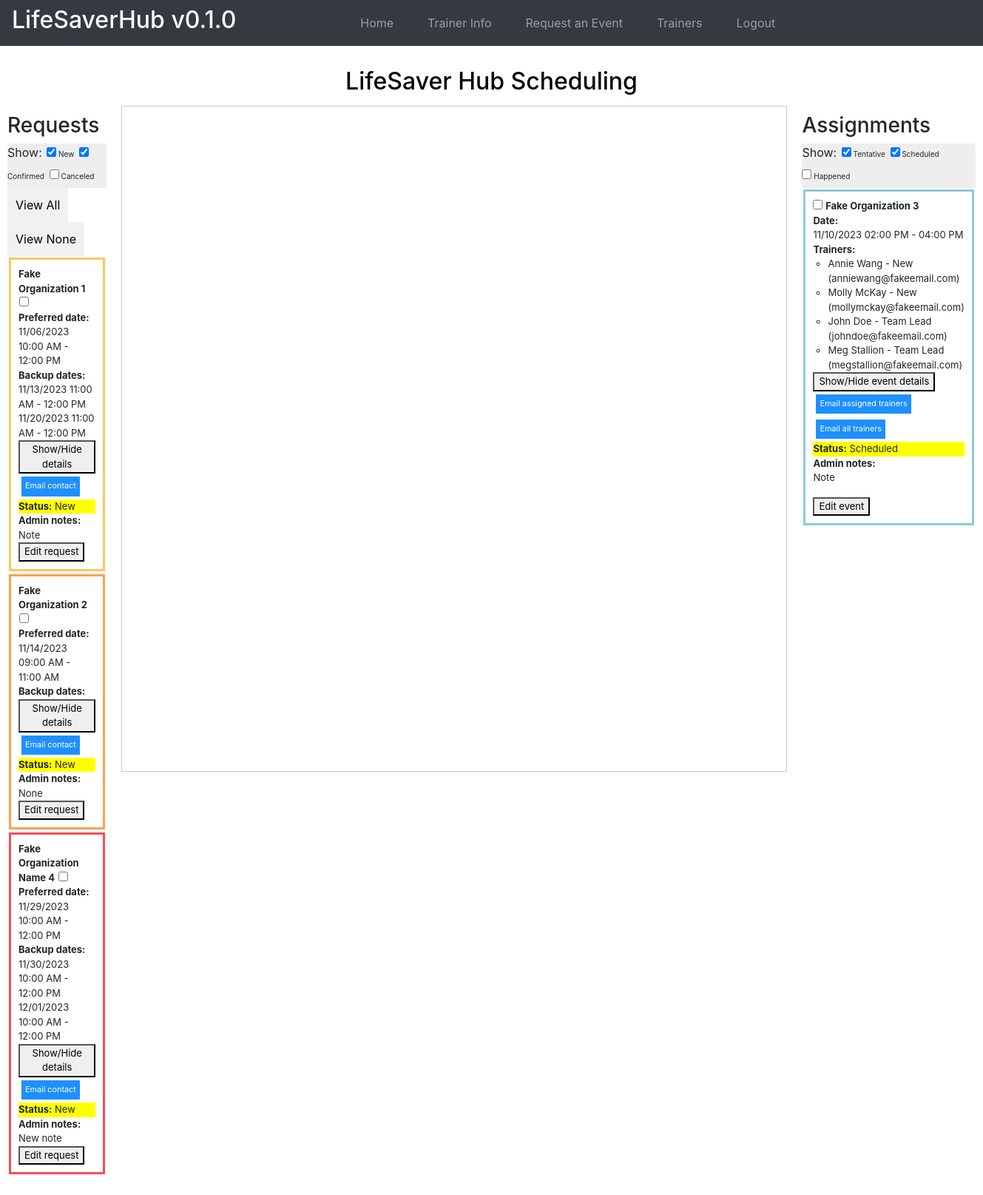
Screenshot of / (signed in) with the database file from the repository.
### website/models.py (models this page shows)
class Event(db.Model):
    id = db.Column(db.Integer, primary_key=True)
    name = db.Column(db.String(50))
    email = db.Column(db.String(50))
    phone = db.Column(db.String(16))
    title = db.Column(db.String(50))
    training_types = db.Column(db.String(500))
    preferred_date = db.relationship('EventDate', secondary=preferred_event_date_association)
    backup_dates = db.relationship('EventDate', secondary=event_date_association)
    mission = db.Column(db.String(500))
    num_learners = db.Column(db.Integer)
    learners = db.Column(db.String(500))
    place = db.Column(db.String(500))
    chairs_tables = db.Column(db.String(300))
    cultural = db.Column(db.String(500))
    content_concerns = db.Column(db.String(500))
    music = db.Column(db.String(300))
    photos = db.Column(db.String(200))
    other_info = db.Column(db.String(1500))
    status = db.Column(db.String(100))
    admin_notes = db.Column(db.String(500))

class EventDate(db.Model):
    id = db.Column(db.Integer, primary_key=True)
    start_date = db.Column(db.DateTime(timezone=True))
    end_date = db.Column(db.DateTime(timezone=True))
    formatted_start_date = db.Column(db.String(100))
    formatted_end_time = db.Column(db.String(100))
    iso_formatted_start_date = db.Column(db.String(100))
    iso_formatted_end_date = db.Column(db.String(100))

class Assignment(db.Model):
    id = db.Column(db.Integer, primary_key=True)
    start_date = db.Column(db.DateTime(timezone=True))
    end_date = db.Column(db.DateTime(timezone=True))
    formatted_start_date = db.Column(db.String(100))
    formatted_end_time = db.Column(db.String(100))
    event_request = db.relationship('Event', secondary=assignment_event_association)
    trainer = db.relationship('Trainer',secondary=assignment_trainer_association,back_populates='events')
    trainer_role = db.Column(db.String(50))

class Trainer(db.Model):
    id = db.Column(db.Integer, primary_key=True)
    name = db.Column(db.String(50))
    nickname = db.Column(db.String(50))
    date_of_birth = db.Column(db.Date)
    pronouns = db.Column(db.String(50))
    race_ethnicity = db.Column(db.String(100))
    how_did_you_hear = db.Column(db.String(200))
    phone = db.Column(db.String(16))
    text_or_call = db.Column(db.String(16))
    email = db.Column(db.String(50))
    education = db.Column(db.String(100))
    lifesaver_skills = db.Column(db.String(500))
    relevant_exp = db.Column(db.String(500))
    heartsaver_interest = db.Column(db.String(4))
    gen_avail = db.Column(db.String(500))
    hrs_per_month = db.Column(db.Integer)
    languages = db.Column(db.String(50))
    other_info = db.Column(db.String(1500))
    documents = db.Column(db.String(256))
    status = db.Column(db.String(100))
    events = db.relationship('Assignment', secondary=assignment_trainer_association)
    admin_notes = db.Column(db.String(1500))

### website/views.py (the view)
@views.route('/', methods=['GET', 'POST'])
@login_required
def home():
    assignments = []
    events = (
        Event.query
        .join(Event.preferred_date).order_by(EventDate.start_date)
    )
    for event in events:
        if event.backup_dates:
            event.backup_dates.sort(key=lambda date: date.start_date)
        assignments.append(Assignment.query
            .join(assignment_event_association)  # Join the association table
            .join(Event)  # Join the Event model
            .join(assignment_trainer_association)
            .join(Trainer)
            .filter(Event.id == event.id)  # Filter by the specific event request
            .options(joinedload(Assignment.trainer))  # Optionally load the associated trainers
            .all())
    trainers = Trainer.query.all()
    '''
    assignments = Assignment.query.options(
        joinedload(Assignment.event_request)).all()
    for trainer in trainers:
        if trainer.gen_avail:
            trainer.gen_avail.sort(key=lambda date: date.start_date)
    '''
    trainers_data = [{'id': trainer.id, 'name': trainer.name,
                      'gen_avail': trainer.gen_avail} for trainer in trainers]
    return render_template("home.html", user=current_user, events=events, trainers=trainers, assignments=assignments, trainers_data=trainers_data, event_colors=event_colors, trainer_colors=trainer_colors)

### website/__init__.py (called while the page is built)
def create_app():
    app = Flask(__name__)
    app.config['SECRET_KEY'] = 'hjshjhdjah kjshkjdhjs'
    app.config['SQLALCHEMY_DATABASE_URI'] = f'sqlite:///{DB_NAME}'
    path = os.getcwd()
    UPLOAD_FOLDER = os.path.join(path, 'doc_uploads')
    if not os.path.isdir(UPLOAD_FOLDER):
        os.mkdir(UPLOAD_FOLDER)
    app.config['UPLOAD_FOLDER'] = UPLOAD_FOLDER
    db.init_app(app)
    from .views import views
    from .auth import auth
    app.register_blueprint(views, url_prefix='/')
    app.register_blueprint(auth, url_prefix='/')
    from .models import User
    with app.app_context():
        db.create_all()
    login_manager = LoginManager()
    login_manager.login_view = 'auth.login'
    login_manager.init_app(app)
    @login_manager.user_loader
    def load_user(id):
        return User.query.get(int(id))
    return app

### website/templates/home.html (shortened to what this page needs)
{% extends "base.html" %} {% block title %}Home{% endblock %} {% block content
%}
<div class="page-title">
  <h2>LifeSaver Hub Scheduling</h2>
</div>
<div class="schedule_container">
  <div class="box">
    <h3>Requests</h3>
    <ul class="filterSection">
      Show:
      <li>
          <input checked="true" type="checkbox" value="New"/>
          <label>New</label>
      </li>
      <li>
          <input checked="true" type="checkbox" value="Confirmed"/>
          <label>Confirmed</label>
      </li>
      <li>
        <input type="checkbox" value="Canceled"/>
        <label>Canceled</label>
      </li>
  </ul>
  <div id="checkAll-uncheckAll">
    <input type= "button" onclick= 'check(".event-checkbox")' value= "View All"/>
    <input type= "button" onclick= 'unCheck(".event-checkbox")' value= "View None"/>
  </div>
    <ul class="list-group list-group-flush" id="itemsToFilter">
      {% for event in events %}
      {% if event.status == "New" or event.status == "Confirmed" or event.status == "Canceled"%}
      <li
        id="event_{{event.id}}"
        class="list-group-item {% if event.status == 'Canceled' %} hideItem {% endif %}"
        data-type="{{event.status}}"
        style="border-width: 3px; {% if event.status != 'Canceled' %}border-color: {{ event_colors[(event.id - 1) % event_colors|length][0] }}; {% endif %}"
      >
        <strong>{{event.title}}</strong>
        <input
          type="checkbox"
          class="event-checkbox"
          event-id = "{{ event.id }}"
          value = "{{event.status}}"
        ><br>
        <strong>Preferred date: </strong></br>{% for preferred_date in event.preferred_date %} {{preferred_date.formatted_start_date}} - {{preferred_date.formatted_end_time}}{% endfor %}<br>
        <strong>Backup dates: </strong></br>{% for date in event.backup_dates %} {{date.formatted_start_date}} - {{date.formatted_end_time}}</br>
          {% endfor %}
        <div class="event-details">
          <button name="details_{{event.id}}"class="show-event-details" onClick="showOrHideDropdown(this.name,'event')">Show/Hide details</button>
        </div>
        <div id="email-requester">
          <form id = "email-requester-form" action="mailto: {{event.email}}?subject=CCAS: Event request confirmation" method="post" enctype="text/plain">
            <input type="submit" class="email" value="Email contact">
            </form>
        </div>
    <div class="update-status" style="background-color: yellow;"><strong>Status:</strong> {{event.status}}</div>
    <strong>Admin notes: </strong>{{event.admin_notes}}<br>
        <button id="{{event.id}}"class="update-event-option" onClick="showOrHideDropdown(this.id,'update_div')">Edit request</button>
      </li>
      {% endif %}
      {% endfor %}
    </ul>
  </div>
  <div id="calendar">
  </div>
  <div class="box">
    <h3>Assignments</h3>
    <ul class="filterSection">
      Show:
        <li>
            <input checked="true" type="checkbox" value="Tentative"/>
            <label>Tentative</label>
        </li>
        <li>
          <input checked="true" type="checkbox" value="Scheduled"/>
          <label>Scheduled</label>
        </li>
        <li>
          <input type="checkbox" value="Happened"/>
          <label>Happened</label>
        </li>
    </ul>
    <ul class="list-group list-group-flush" id="itemsToFilter">
      {% for assignment_table in assignments %}
      {% if assignment_table %}
      {% if assignment_table[0].event_request[0].status != "New" and assignment_table[0].event_request[0].status != "Confirmed" and assignment_table[0].event_request[0].status != "Canceled" %}
      <li
        id="assignment_{{assignment_table[0].event_request[0].id}}"
        class="list-group-item {% if assignment_table[0].event_request[0].status == 'Canceled' or assignment_table[0].event_request[0].status == 'Happened'%} hideItem {% endif %}"
        data-type="{{assignment_table[0].event_request[0].status}}"
        style="border-color: {{ trainer_colors[(assignment_table[0].event_request[0].id - 1) % trainer_colors|length][0] }}; border-width: 3px;"
      >
        <input
          type="checkbox"
          class="assignment-checkbox"
          assignment-id = "{{ assignment_table[0].event_request[0].id }}"
          value = "{{assignment_table[0].event_request[0].status}}"
        >
        <strong>{{assignment_table[0].event_request[0].title}}</strong><br>
        <strong>Date: </strong></br>{{assignment_table[0].formatted_start_date}} - {{assignment_table[0].formatted_end_time}}<br>
        <div> <strong>Trainers: </strong><ul style="padding-left: 20px;">{% for assignment in assignment_table %}<li> {{assignment.trainer[0].nickname}} - {{assignment.trainer_role}} </br> ({{assignment.trainer[0].email}})</li>{% endfor %}</ul></div>
        <div class="assignment-details">
          <button name="detail_{{assignment_table[0].id}}"class="show-event-details" onClick="showOrHideDropdown(this.name,'assignment')">Show/Hide event details</button>
        </div>
        <div id="email-trainers">
          <form id = "email-form" action="mailto:{% for assignment in assignment_table %}{{assignment.trainer[0].email}}{% if not loop.last %},{% endif %}{% endfor %}?subject=CCAS: Are you available to volunteer for this event?" method="post" enctype="text/plain">
            <input type="submit" class="email" value="Email assigned trainers">
            </form>
            <form id = "email-all-form" action="mailto:{% for trainer in trainers %}{{trainer.email}}{% if not loop.last %},{% endif %}{% endfor %}?subject=CCAS: Volunteers needed!" method="post" enctype="text/plain">
              <input type="submit" class="email" value="Email all trainers">
              </form>
        </div>
    <div class="update-status" style="background-color: yellow;"><strong>Status:</strong> {{assignment_table[0].event_request[0].status}}</div>
    <strong>Admin notes:</strong><br>
    <p>{{assignment_table[0].event_request[0].admin_notes}}</p>
        <button class="update-assignment-option" onClick="showEditModalfunction({eventId : {{ assignment_table[0].event_request[0].id }}, title : '{{ assignment_table[0].event_request[0].title }}', learners: {{ assignment_table[0].event_request[0].num_learners }} , startDate : '{{assignment_table[0].start_date }}', endDate :  '{{assignment_table[0].end_date}}' , formatted_start_date : '{{ assignment_table[0].formatted_start_date }}',formatted_end_time : '{{ assignment_table[0].formatted_end_time  }}',eventStatus : '{{ assignment_table[0].event_request[0].status }}',trainers : trainersArray_{{assignment_table[0].event_request[0].id}}})">Edit event</button>
      </li>
      {% endif %}
      {% endif %}
      {% endfor %}
    </ul>
  </div>
</div>
<div>
  <br />
  <br />
</div>
{% endblock %}

### website/templates/base.html (shortened to what this page needs)
<!DOCTYPE html>
<html>
  <head>
    <link
      rel="stylesheet"
      href="https://stackpath.bootstrapcdn.com/bootstrap/4.4.1/css/bootstrap.min.css"
    />
    <link
      rel="stylesheet"
      href="https://stackpath.bootstrapcdn.com/font-awesome/4.7.0/css/font-awesome.min.css"
    />
    <link rel="stylesheet" type="text/css" href="{{url_prefix}}/static/styles/web.css">
  </head>
  <body>
    <nav class="navbar navbar-expand-lg navbar-dark bg-dark">
      <div class="collapse navbar-collapse" id="navbar">
        <h2 class="logo">LifeSaverHub v0.1.0</h2>
        <div class="navbar-nav">
          {% if user.is_authenticated %}
          <a class="nav-item nav-link" id="home" href="/">Home</a>
          <a class="nav-item nav-link" id="trainer_info" href="/trainer_info">Trainer Info</a>
          <a class="nav-item nav-link" id="trainee" href="/trainee">Request an Event</a>
          <a class="nav-item nav-link" id="trainer" href="/trainer">Trainers</a>
          <a class="nav-item nav-link" id="logout" href="/logout">Logout</a>
          {% else %}
          <a class="nav-item nav-link" id="login" href="/login">Login</a>
          <a class="nav-item nav-link" id="signUp" href="/sign-up">Sign Up</a>
          {% endif %}
        </div>
      </div>
    </nav>
    <div class="container">{% block content %} {% endblock %}</div>
  </body>
</html>

### website/static/styles/web.css (style rules this page uses)
.logo { color: white; display: inline-block; margin-right: 5em; }
.navbar-nav a { margin-right: 30px; }
.schedule_container { display: grid; grid-template-columns: 1fr 3fr 1fr; gap: 10px; width: 100%; box-sizing: border-box; }
#calendar { width: 900px; height: 900px; border: 1px solid #ccc; }
.container { padding: 0px !important; box-sizing: border-box !important; width: 100% !important; justify-content: center !important; align-items: center !important; max-width: none !important; }
.page-title { display: flex; align-items: center; justify-content: center; color: black; padding: 5px; }
.list-group-item { margin: 2px !important; padding: 10px !important; font-size: small; }
body { margin: 0; justify-content: center; align-items: center; }
.box { padding: 10px; }
.email { font-size:smaller; padding: 4px; margin: 4px; }
.filterSection li { list-style: none; margin: 0px; padding: 2px; font-size:10px; display: inline; }
.filterSection { margin: 0px; padding: 0px; background-color: #EEEEEE; }
.event-checkbox { margin-left: 1px; }
input { border: 1px solid transparent; background-color: #f1f1f1; padding: 10px; font-size: 16px; }
input[type=submit] { background-color: DodgerBlue; color: #fff; }

### rows the page displays
Event: title "Fake Organization 1", status "New", admin_notes "Note"
EventDate: formatted_start_date "11/06/2023 10:00 AM", formatted_end_time "12:00 PM"
EventDate: formatted_start_date "11/13/2023 11:00 AM", formatted_end_time "12:00 PM"
EventDate: formatted_start_date "11/20/2023 11:00 AM", formatted_end_time "12:00 PM"
Event: title "Fake Organization 2", status "New", admin_notes "None"
EventDate: formatted_start_date "11/14/2023 09:00 AM", formatted_end_time "11:00 AM"
Event: title "Fake Organization Name 4", status "New", admin_notes "New note"
EventDate: formatted_start_date "11/29/2023 10:00 AM", formatted_end_time "12:00 PM"
EventDate: formatted_start_date "11/30/2023 10:00 AM", formatted_end_time "12:00 PM"
EventDate: formatted_start_date "12/01/2023 10:00 AM", formatted_end_time "12:00 PM"
Assignment: title "Fake Organization 3", formatted_start_date "11/10/2023 02:00 PM", formatted_end_time "04:00 PM", nickname "Annie Wang", trainer_role "New", email "anniewang@fakeemail.com", status "Scheduled", admin_notes "Note"
Assignment: nickname "Molly McKay", trainer_role "New", email "mollymckay@fakeemail.com"
Assignment: nickname "John Doe", trainer_role "Team Lead", email "johndoe@fakeemail.com"
Assignment: nickname "Meg Stallion", trainer_role "Team Lead", email "megstallion@fakeemail.com"
